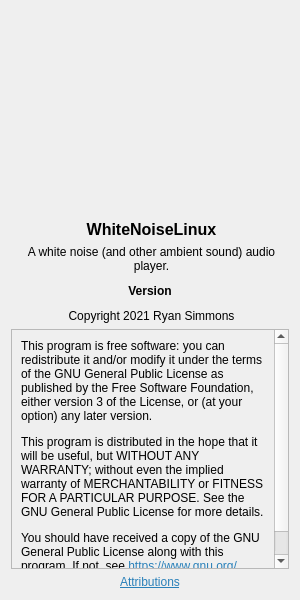
<?xml version="1.0" encoding="UTF-8"?>
<ui version="4.0">
 <class>WNLAboutDialog</class>
 <widget class="QDialog" name="WNLAboutDialog">
  <property name="geometry">
   <rect>
    <x>0</x>
    <y>0</y>
    <width>300</width>
    <height>600</height>
   </rect>
  </property>
  <property name="sizePolicy">
   <sizepolicy hsizetype="Fixed" vsizetype="Fixed">
    <horstretch>0</horstretch>
    <verstretch>0</verstretch>
   </sizepolicy>
  </property>
  <property name="minimumSize">
   <size>
    <width>300</width>
    <height>600</height>
   </size>
  </property>
  <property name="baseSize">
   <size>
    <width>300</width>
    <height>300</height>
   </size>
  </property>
  <property name="windowTitle">
   <string>About WhiteNoiseLinux</string>
  </property>
  <property name="windowIcon">
   <iconset resource="../res/resources_WhiteNoiseLinux.qrc">
    <normaloff>:/images/logo.png</normaloff>:/images/logo.png</iconset>
  </property>
  <property name="styleSheet">
   <string notr="true"/>
  </property>
  <property name="modal">
   <bool>true</bool>
  </property>
  <layout class="QVBoxLayout" name="verticalLayout_2">
   <item alignment="Qt::AlignHCenter">
    <widget class="QLabel" name="logo">
     <property name="sizePolicy">
      <sizepolicy hsizetype="Fixed" vsizetype="Fixed">
       <horstretch>0</horstretch>
       <verstretch>0</verstretch>
      </sizepolicy>
     </property>
     <property name="minimumSize">
      <size>
       <width>183</width>
       <height>183</height>
      </size>
     </property>
     <property name="maximumSize">
      <size>
       <width>148</width>
       <height>183</height>
      </size>
     </property>
     <property name="styleSheet">
      <string notr="true"/>
     </property>
     <property name="text">
      <string/>
     </property>
     <property name="pixmap">
      <pixmap resource="../res/resources_WhiteNoiseLinux.qrc">:/images/logo.png</pixmap>
     </property>
     <property name="scaledContents">
      <bool>true</bool>
     </property>
     <property name="alignment">
      <set>Qt::AlignCenter</set>
     </property>
    </widget>
   </item>
   <item>
    <widget class="QLabel" name="titlelabel">
     <property name="styleSheet">
      <string notr="true">margin-top: 20;</string>
     </property>
     <property name="text">
      <string>&lt;html&gt;&lt;head/&gt;&lt;body&gt;&lt;p align=&quot;center&quot;&gt;&lt;span style=&quot; font-size:12pt; font-weight:600;&quot;&gt;WhiteNoiseLinux&lt;/span&gt;&lt;/p&gt;&lt;/body&gt;&lt;/html&gt;</string>
     </property>
     <property name="textFormat">
      <enum>Qt::RichText</enum>
     </property>
     <property name="alignment">
      <set>Qt::AlignLeading|Qt::AlignLeft|Qt::AlignVCenter</set>
     </property>
    </widget>
   </item>
   <item>
    <widget class="QLabel" name="descriptionLabel">
     <property name="styleSheet">
      <string notr="true">margin-bottom: 5;</string>
     </property>
     <property name="text">
      <string>&lt;html&gt;&lt;head/&gt;&lt;body&gt;&lt;p align=&quot;center&quot;&gt;A white noise (and other ambient sound) audio player.&lt;/p&gt;&lt;/body&gt;&lt;/html&gt;</string>
     </property>
     <property name="wordWrap">
      <bool>true</bool>
     </property>
    </widget>
   </item>
   <item>
    <widget class="QLabel" name="versionLabel">
     <property name="text">
      <string>&lt;html&gt;&lt;head/&gt;&lt;body&gt;&lt;p align=&quot;center&quot;&gt;&lt;span style=&quot; font-weight:600;&quot;&gt;Version&lt;/span&gt;&lt;/p&gt;&lt;/body&gt;&lt;/html&gt;</string>
     </property>
     <property name="textFormat">
      <enum>Qt::RichText</enum>
     </property>
    </widget>
   </item>
   <item>
    <widget class="QLabel" name="authorLabel">
     <property name="styleSheet">
      <string notr="true">margin-top: 5;</string>
     </property>
     <property name="text">
      <string>&lt;html&gt;&lt;head/&gt;&lt;body&gt;&lt;p align=&quot;center&quot;&gt;Copyright 2021 Ryan Simmons&lt;/p&gt;&lt;/body&gt;&lt;/html&gt;</string>
     </property>
     <property name="textFormat">
      <enum>Qt::RichText</enum>
     </property>
    </widget>
   </item>
   <item>
    <widget class="QScrollArea" name="licenseInfoArea">
     <property name="widgetResizable">
      <bool>true</bool>
     </property>
     <widget class="QWidget" name="licenseInfoAreaContents">
      <property name="geometry">
       <rect>
        <x>0</x>
        <y>0</y>
        <width>263</width>
        <height>360</height>
       </rect>
      </property>
      <layout class="QVBoxLayout" name="verticalLayout">
       <item>
        <widget class="QLabel" name="licenseInfoLabel">
         <property name="focusPolicy">
          <enum>Qt::ClickFocus</enum>
         </property>
         <property name="text">
          <string>&lt;html&gt;&lt;head/&gt;&lt;body&gt;&lt;p&gt;This program is free software: you can redistribute it and/or modify it under the terms of the GNU General Public License as published by the Free Software Foundation, either version 3 of the License, or (at your option) any later version.&lt;/p&gt;&lt;p&gt;This program is distributed in the hope that it will be useful, but WITHOUT ANY WARRANTY; without even the implied warranty of MERCHANTABILITY or FITNESS FOR A PARTICULAR PURPOSE. See the GNU General Public License for more details.&lt;/p&gt;&lt;p&gt;You should have received a copy of the GNU General Public License along with this program. If not, see &lt;a href=&quot;https://www.gnu.org/licenses/&quot;&gt;&lt;span style=&quot; text-decoration: underline; color:#2980b9;&quot;&gt;https://www.gnu.org/licenses/.&lt;/span&gt;&lt;/a&gt;&lt;/p&gt;&lt;/body&gt;&lt;/html&gt;</string>
         </property>
         <property name="wordWrap">
          <bool>true</bool>
         </property>
         <property name="openExternalLinks">
          <bool>true</bool>
         </property>
        </widget>
       </item>
      </layout>
     </widget>
    </widget>
   </item>
   <item>
    <widget class="QLabel" name="attributionsLabel">
     <property name="focusPolicy">
      <enum>Qt::ClickFocus</enum>
     </property>
     <property name="text">
      <string>&lt;html&gt;&lt;head/&gt;&lt;body&gt;&lt;p align=&quot;center&quot;&gt;&lt;a href=&quot;#&quot;&gt;&lt;span style=&quot; text-decoration: underline; color:#2980b9;&quot;&gt;Attributions&lt;/span&gt;&lt;/a&gt;&lt;/p&gt;&lt;/body&gt;&lt;/html&gt;</string>
     </property>
    </widget>
   </item>
  </layout>
 </widget>
 <resources>
  <include location="../res/resources_WhiteNoiseLinux.qrc"/>
 </resources>
 <connections/>
</ui>
